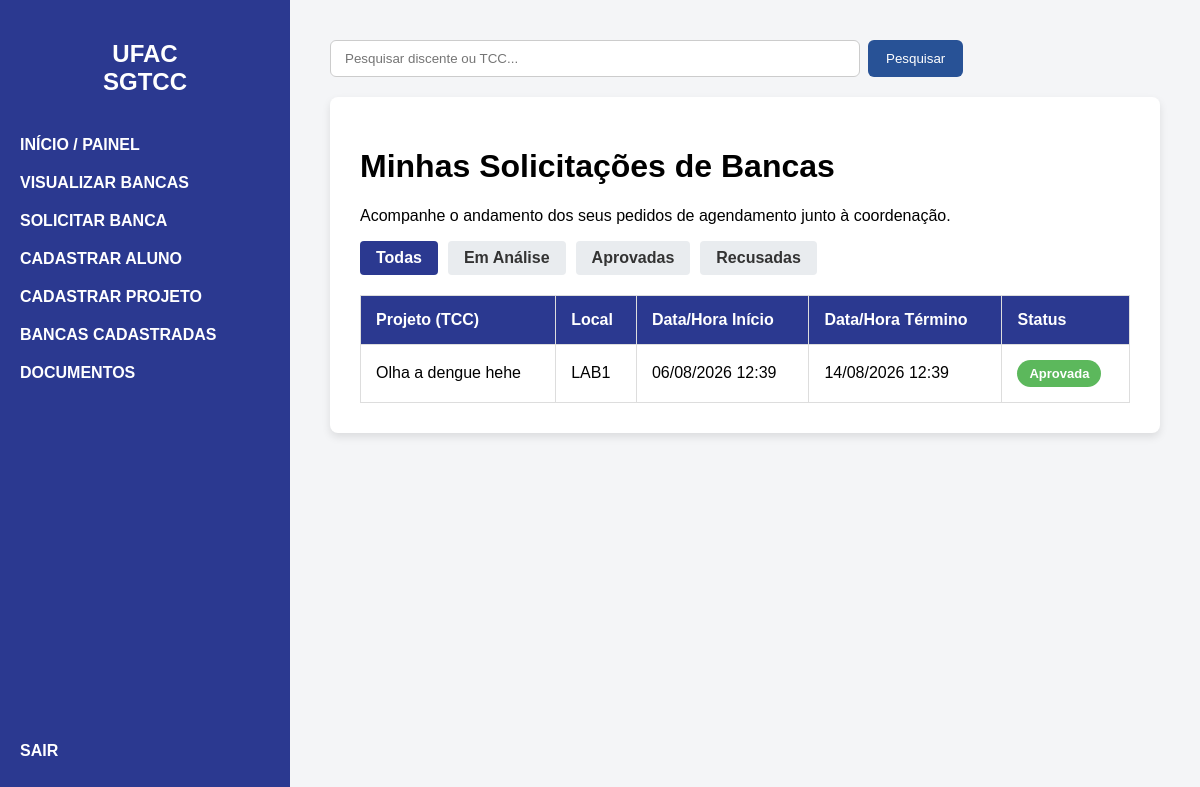
The app's page /bancas/ (signed in), older data.
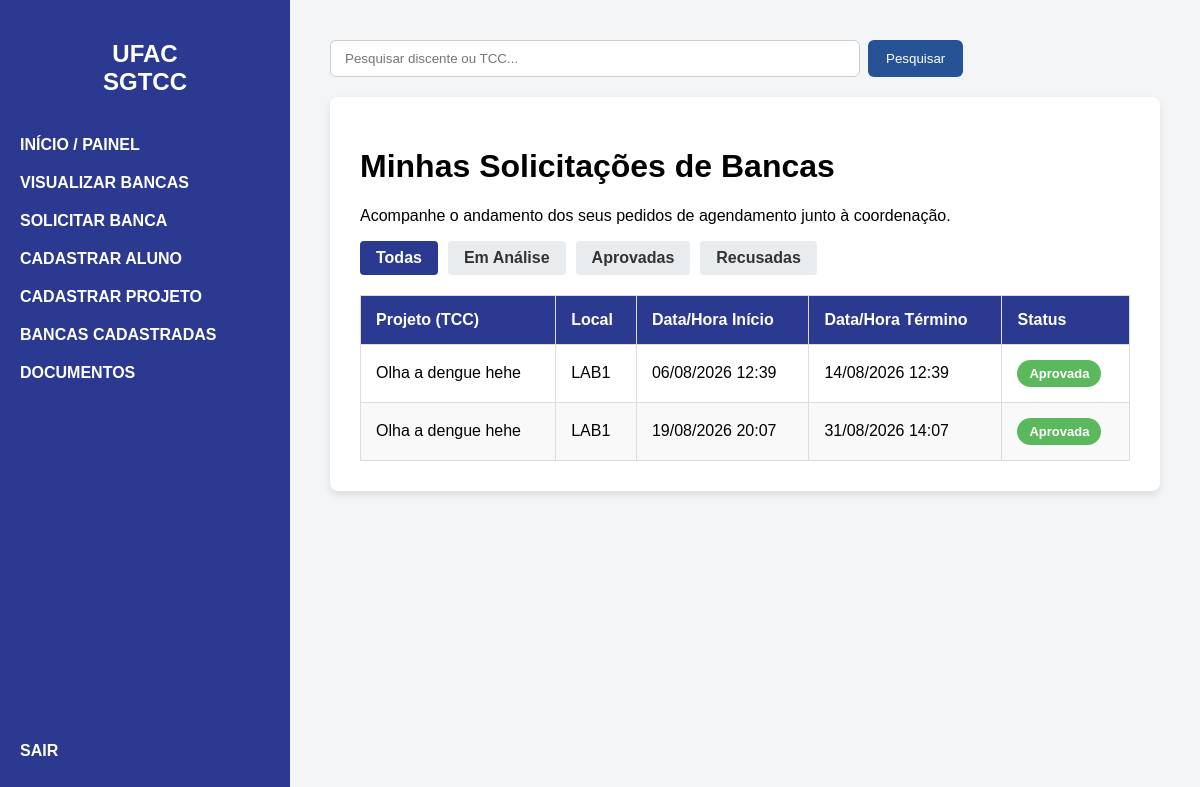
The same page, newer data.
### bancasapp/models.py (models this page shows, shortened)
class SolicitacaoAgendamento(models.Model):
    STATUS_SOLICITACAO = (
        ('EM_ANÁLISE', 'Em Análise'),
        ('APROVADA', 'Aprovada'),
        ('RECUSADA', 'Recusada'),
    )
    usuario_solicitante = models.ForeignKey(pUsuario, on_delete=models.CASCADE)
    projeto_tcc = models.ForeignKey(ProjetoTCC, on_delete=models.CASCADE)
    espaco = models.ForeignKey(EspacoFisico, on_delete=models.CASCADE)
    opcao_data_inicio = models.DateTimeField()
    opcao_data_fim = models.DateTimeField()
    status = models.CharField(max_length=15, choices=STATUS_SOLICITACAO, default='EM_ANÁLISE')

class ProjetoTCC(models.Model):
    STATUS_TIPO = (
        ('EM_ANÁLISE', 'Em Análise'),
        ('APROVADO', 'Aprovado'),
        ('RECUSADA', 'Recusada'),
    )
    titulo = models.CharField(max_length=255)
    resumo = models.TextField()
    semestre_letivo = models.CharField(max_length=6)
    discente = models.ForeignKey(Discente, on_delete=models.CASCADE)
    status = models.CharField(max_length=15, choices=STATUS_TIPO, default='EM_ANÁLISE')

class EspacoFisico(models.Model):
    nome = models.CharField(max_length=255)

### bancasapp/views.py (the view)
# urls.py: path('bancas/', views.visualizar_bancas, name='visualizar_bancas'),
@login_required(login_url='login')
def visualizar_bancas(request):
    try:
        perfil_logado = request.user.pusuario
        minhas_solicitacoes = SolicitacaoAgendamento.objects.filter(usuario_solicitante=perfil_logado)
    except:
        minhas_solicitacoes = SolicitacaoAgendamento.objects.all()
    status_filtro = request.GET.get('status')
    if status_filtro:
        minhas_solicitacoes = minhas_solicitacoes.filter(status=status_filtro)
    contexto = {
        'solicitacoes': minhas_solicitacoes,
        'status_atual': status_filtro
    }
    return render(request, 'visualizar_bancas.html', contexto)

### templates/visualizar_bancas.html (shortened to what this page needs)
{% extends 'base.html' %}
{% block content %}
    <div class="table-container">
        <h1>Minhas Solicitações de Bancas</h1>
        <p>Acompanhe o andamento dos seus pedidos de agendamento junto à coordenação.</p>
        <div class="filter-menu">
            <a href="{% url 'visualizar_bancas' %}" class="btn-filter {% if not status_atual %}active{% endif %}">Todas</a>
            <a href="{% url 'visualizar_bancas' %}?status=EM_ANÁLISE" class="btn-filter {% if status_atual == 'EM_ANÁLISE' %}active{% endif %}">Em Análise</a>
            <a href="{% url 'visualizar_bancas' %}?status=APROVADA" class="btn-filter {% if status_atual == 'APROVADA' %}active{% endif %}">Aprovadas</a>
            <a href="{% url 'visualizar_bancas' %}?status=RECUSADA" class="btn-filter {% if status_atual == 'RECUSADA' %}active{% endif %}">Recusadas</a>
        </div>
        <table>
            <thead>
                <tr>
                    <th>Projeto (TCC)</th>
                    <th>Local</th>
                    <th>Data/Hora Início</th>
                    <th>Data/Hora Término</th>
                    <th>Status</th>
                </tr>
            </thead>
            <tbody>
                {% for solicitacao in solicitacoes %}
                    <tr>
                        <td>{{ solicitacao.projeto_tcc.titulo }}</td>
                        <td>{{ solicitacao.espaco.nome }}</td>
                        <td>{{ solicitacao.opcao_data_inicio|date:"d/m/Y H:i" }}</td>
                        <td>{{ solicitacao.opcao_data_fim|date:"d/m/Y H:i" }}</td>
                        <td>
                            {% if solicitacao.status == 'EM_ANÁLISE' %}
                                <span class="status-badge status-analise">Em Análise</span>
                            {% elif solicitacao.status == 'APROVADA' %}
                                <span class="status-badge status-aprovada">Aprovada</span>
                            {% else %}
                                <span class="status-badge status-recusada">Recusada</span>
                            {% endif %}
                        </td>
                    </tr>
                {% endfor %}
            </tbody>
        </table>
    </div>
{% endblock %}

Row changes from the older to the newer data that the page shows:
added SolicitacaoAgendamento: projeto_tcc.titulo "Olha a dengue hehe", espaco.nome "LAB1", opcao_data_inicio "19/08/2026 20:07", opcao_data_fim "31/08/2026 14:07", status "Aprovada"
